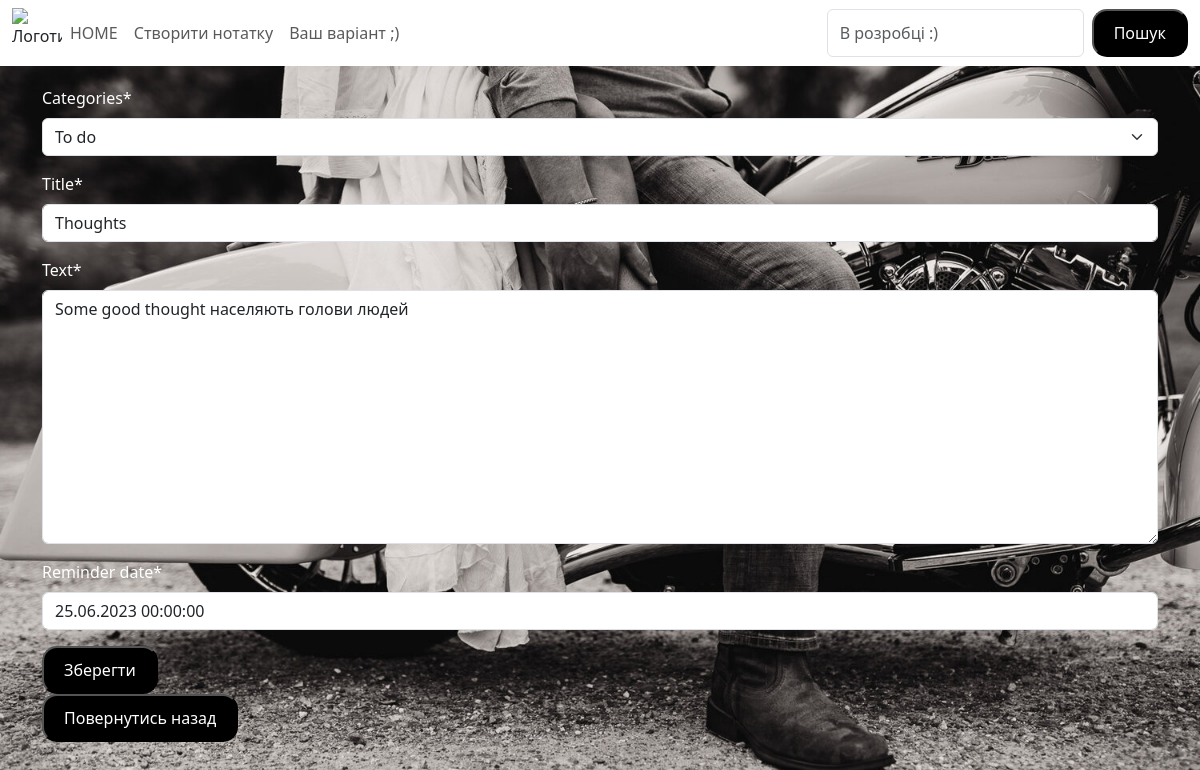
Page /notes/1/correct/ on the committed database.
### notes/models.py (models this page shows, shortened)
class Notes(models.Model):
    categories = models.ForeignKey(Categories, on_delete=models.CASCADE, related_name='notes')
    title = models.CharField(max_length=200)
    text = models.TextField()
    reminder = models.DateTimeField('reminder date')

class Categories(models.Model):
    title = models.CharField(max_length=200)
    def __str__(self):
        return self.title

### notes/views.py (the view)
# urls.py: path('<int:note_id>/correct/', views.correct_note, name='correct'),
def correct_note(request, note_id):
    note = get_object_or_404(Notes, pk=note_id)
    if request.method == 'POST':
        form = NotesForm(request.POST, instance=note)
        if form.is_valid():
            form.save()
            return HttpResponseRedirect('/notes/')
    else:
        form = NotesForm(instance=note)
    return render(request, 'notes/correct_note.html', {'form': form})

### notes/forms.py
class NotesForm(forms.ModelForm):
    class Meta:
        model = Notes
        fields = ['categories', 'title', 'text', 'reminder']

### notes/templates/notes/correct_note.html (shortened to what this page needs)
<!DOCTYPE html>
<html lang="en">
<head>
    {% load static %}
    <link rel="stylesheet" type="text/css" href="{% static 'notes/css/style.css' %}">
    <link rel="stylesheet" type="text/css" href="{% static 'app_1/style.css' %}">
    <link href="https://cdn.jsdelivr.net/npm/bootstrap@5.3.0/dist/css/bootstrap.min.css" rel="stylesheet">
</head>
<body>
<nav class="navbar navbar-expand-sm navbar-white bg-white">
  <div class="container-fluid">
    <img src="https://beetroot.co/wp-content/uploads/sites/2/2019/12/Beetroot-Logo_450x450px.png" alt="Логотип" width="50" height="50" class="logo">
    <div class="collapse navbar-collapse" id="mynavbar">
      <ul class="navbar-nav me-auto">
        <li class="nav-item">
          <a class="nav-link" href="{% url 'notes:notes' %}">HOME</a>
        </li>
        <li class="nav-item">
          <a class="nav-link" href="{% url 'notes:create' %}">Створити нотатку</a>
        </li>
        <li class="nav-item">
          <a class="nav-link" href="javascript:void(0)">Ваш варіант ;)</a>
        </li>
      </ul>
      <form class="d-flex" action="{% url 'notes:search' %}" method="GET">
        <input class="form-control me-2" type="text" name="q" placeholder="В розробці :)">
        <button class="my-button" type="button" onclick="redirectToPage_1()">Пошук</button>
      </form>
    </div>
  </div>
</nav>
<div class=container style="margin-top: 20px;">
    <div class=c>
    {% load crispy_forms_tags %}
<form action= "" method="post">
    {{ form|crispy }}
    <button class="my-button" type="submit">Зберегти</button>
</form>
</div>
<button class="my-button" onclick="redirectToPage()">Повернутись назад</button>
    </div>
</body>
</html>

### notes/static/notes/css/style.css (style rules this page uses)
body { background-color: #ffffff; background-image: url('moto.jpg'); background-repeat: no-repeat; background-size: cover; }
.my-button { background-color: black; color: #ffffff; padding: 10px 20px; font-size: 16px; margin-left: 0px; margin-right: 0px; border-radius: 15px; }
.nav-link { background-color: white; color: black; padding: 10px 20px; font-size: 16px; margin-left: 0px; margin-right: 0px; border-radius: 100px; }
.c { color: white; }

### rows in the picture
Notes: categories "To do", text "Some good thought населяють голови людей", reminder "25.06.2023 00:00:00"
Categories: title "Thoughts"
